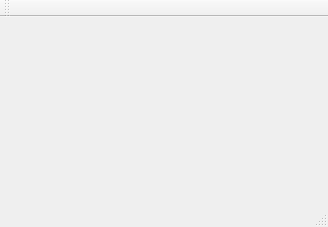
<?xml version="1.0" encoding="UTF-8"?>
<ui version="4.0">
 <class>QHangman</class>
 <widget class="QMainWindow" name="QHangman">
  <property name="geometry">
   <rect>
    <x>0</x>
    <y>0</y>
    <width>328</width>
    <height>227</height>
   </rect>
  </property>
  <property name="windowTitle">
   <string>QHangman</string>
  </property>
  <widget class="QWidget" name="centralWidget">
   <layout class="QGridLayout" name="gridLayout_2">
    <item row="0" column="0">
     <layout class="QGridLayout" name="gridLayout"/>
    </item>
   </layout>
  </widget>
  <widget class="QMenuBar" name="menuBar">
   <property name="geometry">
    <rect>
     <x>0</x>
     <y>0</y>
     <width>328</width>
     <height>21</height>
    </rect>
   </property>
  </widget>
  <widget class="QToolBar" name="mainToolBar">
   <attribute name="toolBarArea">
    <enum>TopToolBarArea</enum>
   </attribute>
   <attribute name="toolBarBreak">
    <bool>false</bool>
   </attribute>
  </widget>
  <widget class="QStatusBar" name="statusBar"/>
 </widget>
 <resources/>
 <connections/>
</ui>
